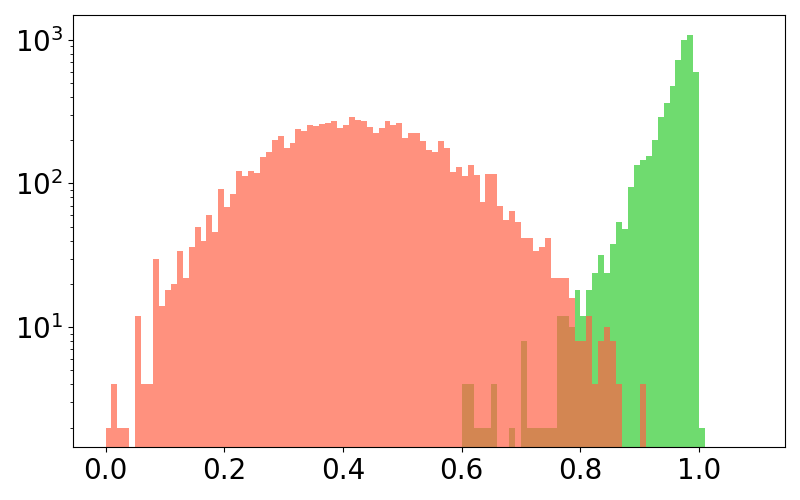
#> input picture .png, 800 x 500 px
$ python -i augmenter.py   (imports and definitions only)
#> lines starting #> are read from the running program, lines starting #| are printed output that depends on the picture
#> further down, picture is the input picture: PIL image 800x500 RGBA; mean R, G, B, A 240.5, 216.3, 202.2, 255
import sys
import cv2
import os
import numpy as np
from skimage.filters import threshold_otsu, rank
from skimage.morphology import disk
import matplotlib.pyplot as plt
from scipy.ndimage import morphology as morph
from datetime import datetime
import traceback
from PIL import Image, ImageEnhance
import argparse

def translate(img):
        w, h = img.size
        hor = np.random.randint(low=-w//3, high=w//3)
        ver = np.random.randint(low=-h//3, high=h//3)
        img = img.transform(img.size, Image.AFFINE, (1, 0, hor, 0, 1, ver), \
                                fillcolor='white')
        return img

def rotate(img):
        deg = np.random.uniform(low=-20, high=20)
        img = img.rotate(deg, fillcolor='white')
        return img

def quality(img):
        # quality
        contrast = ImageEnhance.Contrast(img)
        con_val = np.random.uniform(low=0.6, high=1.4)
        img = contrast.enhance(con_val)

        brightness = ImageEnhance.Brightness(img)
        bri_val = np.random.uniform(low=0.7, high=1.3)
        img = brightness.enhance(bri_val)
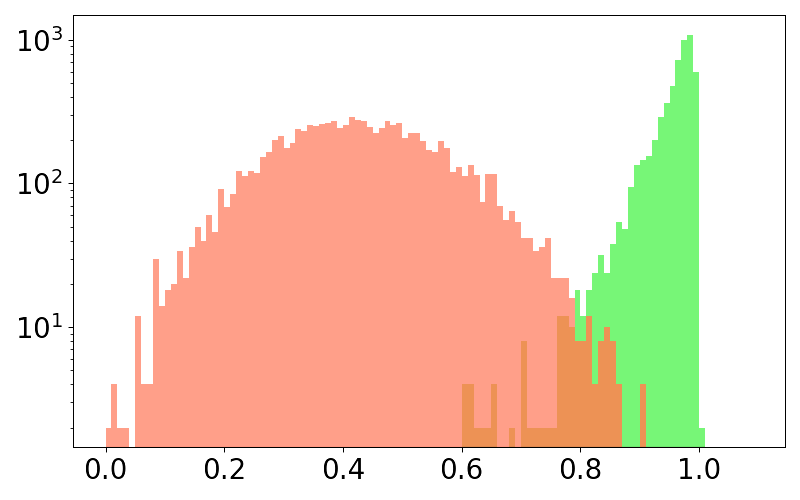
#> img: PIL image 800x500 RGBA; mean R, G, B, A 241.9, 222.6, 206, 255

        sharpness = ImageEnhance.Sharpness(img)
        shp_val = np.random.uniform(low=0.4, high=1.6)
        img = sharpness.enhance(shp_val)

        return img

def crop(img):
        w, h = img.size
        crop_w, crop_h = int(0.8*w), int(0.8*h)
        x1 =  np.random.randint(0, w - crop_w)
        y1 = np.random.randint(0, h - crop_h)
        img = img.crop((x1, y1, x1 + crop_w, y1 + crop_h))
        return img

def check_path(fname):
    dir_name = (os.sep).join(fname.split(os.sep)[:-1])
    if not os.path.exists(dir_name):
        print("Creating Directory: ", dir_name)
        os.makedirs(dir_name)


parser = argparse.ArgumentParser()
# [8 lines not run here, left out]

# [1 line that did not run here, left out]
# [1 line that did not run here, left out]
# [1 line that did not run here, left out]

# [1 line that did not run here, left out]
err_cnt = 0
cnt = 0
# [101 lines not run here, left out]

>>> from PIL import Image
>>> picture = Image.open('../.png')
>>> result = quality(picture)
